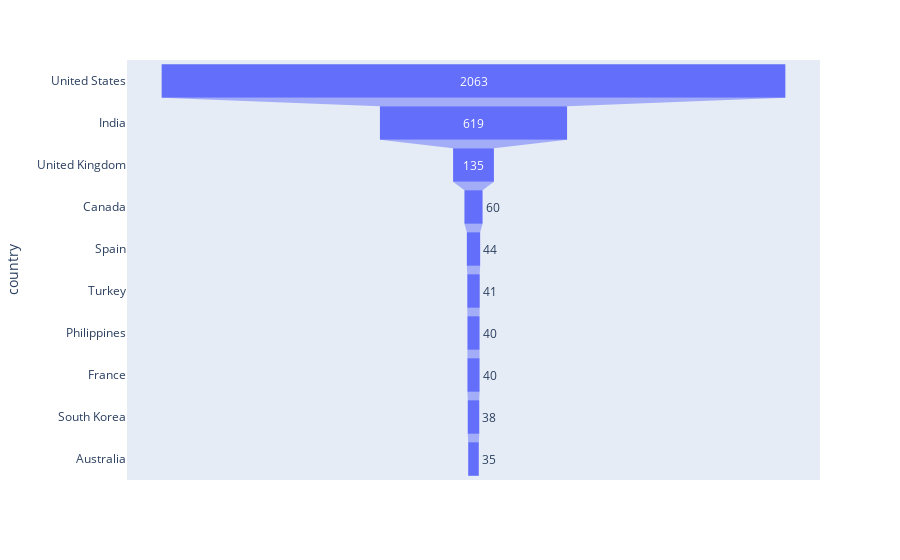

Notebook code for this chart:
### Code cell
data = dict(
    number = [2555, 6923, 397, 226, 183, 177, 134, 115, 101, 100],
    country = ["United States", "India", "United Kingdom", "Japan", "South Korea", "Canada", "Spain", "France", "Egypt", "Mexico"])
fig = px.funnel(data, x = 'number', y = 'country')
fig.show()

### Figure 1 — Plotly figure (JSON) as saved in the notebook; plotly's stock layout.template omitted (floating-point values rounded to 4 significant figures)
{"data": [{"hovertemplate": "number=%{x}<br>country=%{y}<extra></extra>", "legendgroup": "", "marker": {"color": "#636efa"}, "name": "", "orientation": "h", "showlegend": false, "type": "funnel", "x": [2063, 619, 135, 60, 44, 41, 40, 40, 38, 35], "xaxis": "x", "y": ["United States", "India", "United Kingdom", "Canada", "Spain", "Turkey", "Philippines", "France", "South Korea", "Australia"], "yaxis": "y"}], "layout": {"legend": {"tracegroupgap": 0}, "margin": {"t": 60}, "xaxis": {"anchor": "y", "domain": [0, 1], "title": {"text": "number"}}, "yaxis": {"anchor": "x", "domain": [0, 1], "title": {"text": "country"}}}}
